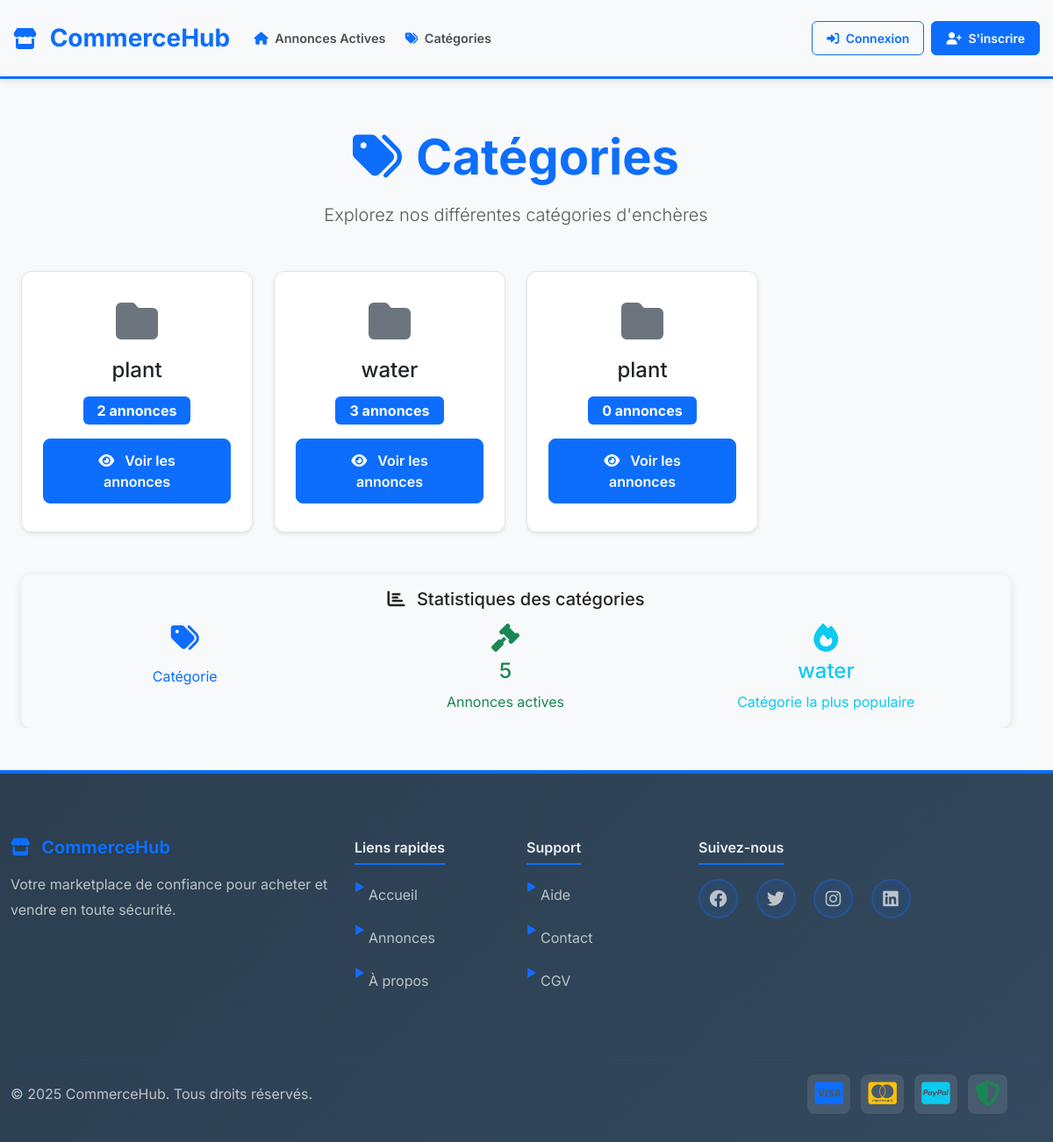
Page /categories/ on the earlier database version.
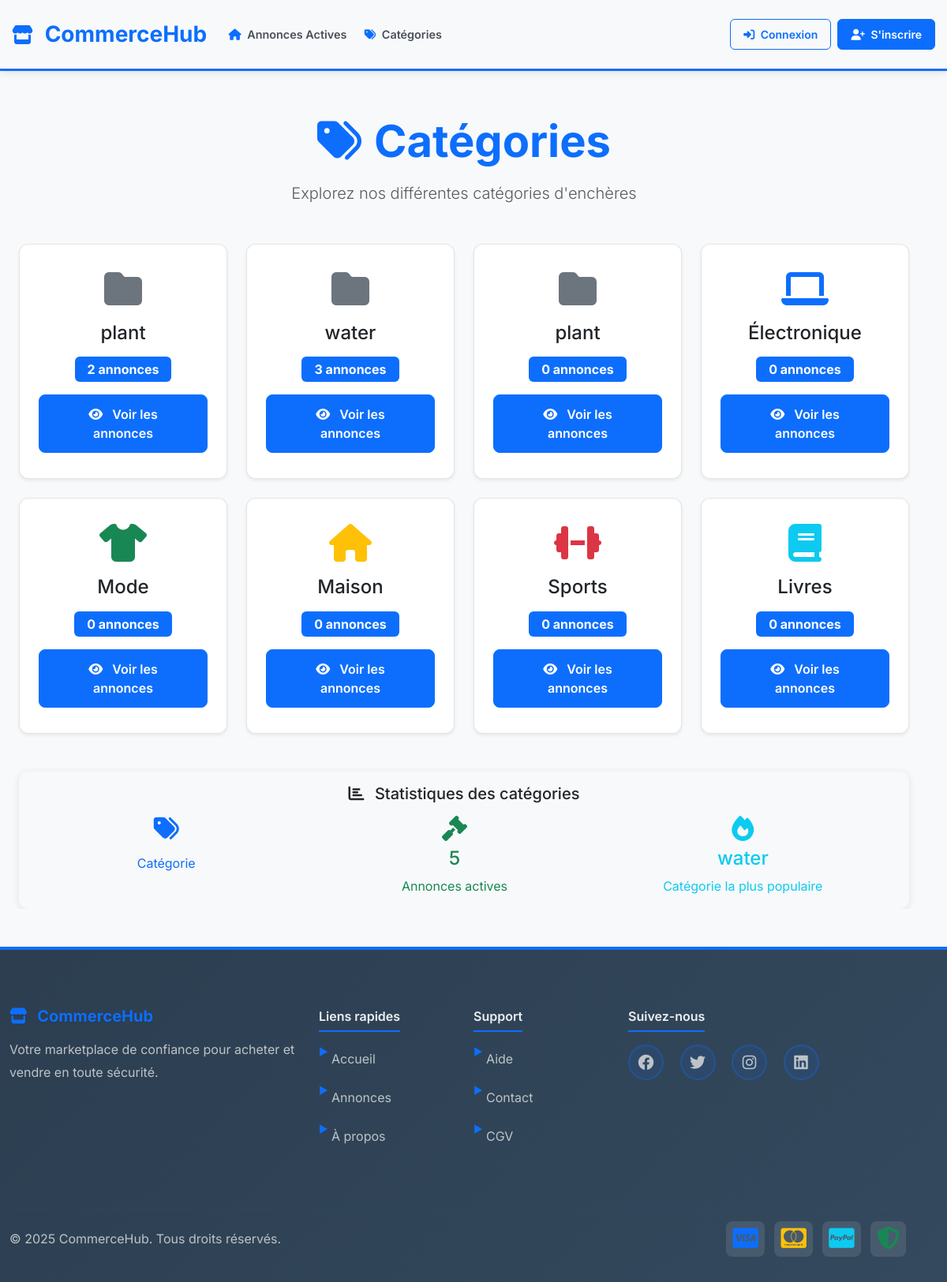
Same page on the later database version.
### auctions/models.py (models this page shows, shortened)
class Category(models.Model):
    categoryName = models.CharField(max_length=50, unique=True)
    class Meta:
        verbose_name_plural = "Categories"

### auctions/views.py (the view)
# urls.py: path("categories/", views.categories_list, name="categories_list"),
def categories_list(request):
    categories = Category.objects.all()
    categories_with_count = []
    total_listings = 0
    max_count = 0
    most_popular_category = None
    for category in categories:
        listing_count = Listing.objects.filter(category=category, isActive=True).count()
        category.listing_count = listing_count
        categories_with_count.append(category)
        total_listings += listing_count
        if listing_count > max_count:
            max_count = listing_count
            most_popular_category = category
    return render(request, "auctions/categories.html", {
        "categories": categories_with_count,
        "total_listings": total_listings,
        "most_popular_category": most_popular_category
    })

### auctions/templates/auctions/categories.html (shortened to what this page needs)
{% extends "auctions/layout.html" %}
{% block body %}
<div class="container mt-4">
    <div class="row mb-4">
        <div class="col-12">
            <div class="text-center mb-4">
                <h1 class="display-4 fw-bold text-primary mb-3">
                    <i class="fas fa-tags me-3"></i>Catégories
                </h1>
                <p class="lead text-muted">
                    Explorez nos différentes catégories d'enchères
                </p>
            </div>
        </div>
    </div>
    {% if categories %}
        <div class="row g-4">
            {% for category in categories %}
                <div class="col-12 col-sm-6 col-md-4 col-lg-3">
                    <div class="card h-100 shadow-sm category-card">
                        <div class="card-body d-flex flex-column text-center">
                            <div class="mb-3">
                                {% if category.categoryName == "Électronique" %}
                                    <i class="fas fa-laptop text-primary" style="font-size: 3rem;"></i>
                                {% elif category.categoryName == "Mode" %}
                                    <i class="fas fa-tshirt text-success" style="font-size: 3rem;"></i>
                                {% elif category.categoryName == "Maison" %}
                                    <i class="fas fa-home text-warning" style="font-size: 3rem;"></i>
                                {% elif category.categoryName == "Sports" %}
                                    <i class="fas fa-dumbbell text-danger" style="font-size: 3rem;"></i>
                                {% elif category.categoryName == "Livres" %}
                                    <i class="fas fa-book text-info" style="font-size: 3rem;"></i>
                                {% else %}
                                    <i class="fas fa-folder text-secondary" style="font-size: 3rem;"></i>
                                {% endif %}
                            </div>
                            <h4 class="card-title mb-3">{{ category.categoryName }}</h4>
                            <div class="mb-3">
                                <span class="badge bg-primary fs-6 px-3 py-2">
                                    {{ category.listing_count }} annonce{{ category.listing_count|pluralize }}
                                </span>
                            </div>
                            <div class="mt-auto">
                                <a href="{% url 'category_listings' categoryName=category.categoryName %}"
                                   class="btn btn-primary w-100">
                                    <i class="fas fa-eye me-2"></i>
                                    Voir les annonces
                                </a>
                            </div>
                        </div>
                    </div>
                </div>
            {% endfor %}
        </div>
        <div class="row mt-5">
            <div class="col-12">
                <div class="card bg-light">
                    <div class="card-body text-center">
                        <h5 class="card-title">
                            <i class="fas fa-chart-bar me-2"></i>
                            Statistiques des catégories
                        </h5>
                        <div class="row mt-3">
                            <div class="col-md-4">
                                <div class="text-primary">
                                    <i class="fas fa-tags fa-2x mb-2"></i>
                                    <p class="mb-0">Catégorie{{ categories.count|pluralize }}</p>
                                </div>
                            </div>
                            <div class="col-md-4">
                                <div class="text-success">
                                    <i class="fas fa-gavel fa-2x mb-2"></i>
                                    <h4>{{ total_listings }}</h4>
                                    <p class="mb-0">Annonce{{ total_listings|pluralize }} active{{ total_listings|pluralize }}</p>
                                </div>
                            </div>
                            <div class="col-md-4">
                                <div class="text-info">
                                    <i class="fas fa-fire fa-2x mb-2"></i>
                                    <h4>{{ most_popular_category.categoryName|default:"N/A" }}</h4>
                                    <p class="mb-0">Catégorie la plus populaire</p>
                                </div>
                            </div>
                        </div>
                    </div>
                </div>
            </div>
        </div>
    {% endif %}
</div>
{% endblock %}

### auctions/templates/auctions/layout.html (shortened to what this page needs)
{% load static %}
<!DOCTYPE html>
<html lang="fr">
    <head>
        <link href="https://cdn.jsdelivr.net/npm/bootstrap@5.3.2/dist/css/bootstrap.min.css" rel="stylesheet">
        <link rel="stylesheet" href="https://cdnjs.cloudflare.com/ajax/libs/font-awesome/6.4.0/css/all.min.css">
        <link href="{% static 'auctions/styles_new.css' %}" rel="stylesheet">
    </head>
    <body>
        <header class="custom-header">
            <nav class="navbar navbar-expand-lg navbar-light bg-light">
                <div class="container">
                    <a class="navbar-brand fw-bold text-primary" href="{% url 'index' %}">
                        <i class="fas fa-store me-2"></i>
                        CommerceHub
                    </a>
                    <div class="collapse navbar-collapse" id="navbarNav">
                        <ul class="navbar-nav me-auto">
                            <li class="nav-item">
                                <a class="nav-link fw-semibold" href="{% url 'index' %}">
                                    <i class="fas fa-home me-1"></i>
                                    Annonces Actives
                                </a>
                            </li>
                            <li class="nav-item">
                                <a class="nav-link fw-semibold" href="{% url 'categories_list' %}">
                                    <i class="fas fa-tags me-1"></i>
                                    Catégories
                                </a>
                            </li>
                        </ul>
                        <div class="d-flex align-items-center">
                            {% if user.is_authenticated %}
                                <span class="me-3 text-muted">
                                    <i class="fas fa-user-circle me-1"></i>
                                    Bonjour, <strong class="text-primary">{{ user.username }}</strong>
                                </span>
                                {% if user.is_staff %}
                                    <a href="/admin/" class="btn btn-warning btn-sm me-2" target="_blank">
                                        <i class="fas fa-cog me-1"></i>
                                        Administration
                                    </a>
                                {% endif %}
                                <a href="{% url 'logout' %}" class="btn btn-outline-danger btn-sm">
                                    <i class="fas fa-sign-out-alt me-1"></i>
                                    Déconnexion
                                </a>
                            {% else %}
                                <a href="{% url 'login' %}" class="btn btn-outline-primary btn-sm me-2">
                                    <i class="fas fa-sign-in-alt me-1"></i>
                                    Connexion
                                </a>
                                <a href="{% url 'register' %}" class="btn btn-primary btn-sm">
                                    <i class="fas fa-user-plus me-1"></i>
                                    S'inscrire
                                </a>
                            {% endif %}
                        </div>
                    </div>
                </div>
            </nav>
        </header>
        <main class="main-content">
            <div class="container">
                {% block body %}
                {% endblock %}
            </div>
        </main>
        <footer class="footer mt-5">
            <div class="container">
                <div class="row py-4">
                    <div class="col-md-4 mb-3">
                        <h5 class="text-primary">
                            <i class="fas fa-store me-2"></i>
                            CommerceHub
                        </h5>
                        <p class="text-muted mb-0">
                            Votre marketplace de confiance pour acheter et vendre en toute sécurité.
                        </p>
                    </div>
                    <div class="col-md-2 mb-3">
                        <h6>Liens rapides</h6>
                        <ul class="list-unstyled">
                            <li><a href="{% url 'index' %}" class="text-muted">Accueil</a></li>
                            <li><a href="{% url 'all_listings' %}" class="text-muted">Annonces</a></li>
                            <li><a href="#" class="text-muted">À propos</a></li>
                        </ul>
                    </div>
                    <div class="col-md-2 mb-3">
                        <h6>Support</h6>
                        <ul class="list-unstyled">
                            <li><a href="#" class="text-muted">Aide</a></li>
                            <li><a href="#" class="text-muted">Contact</a></li>
                            <li><a href="#" class="text-muted">CGV</a></li>
                        </ul>
                    </div>
                    <div class="col-md-4 mb-3">
                        <h6>Suivez-nous</h6>
                        <div class="social-links">
                            <a href="#" class="text-muted me-3">
                                <i class="fab fa-facebook fa-lg"></i>
                            </a>
                            <a href="#" class="text-muted me-3">
                                <i class="fab fa-twitter fa-lg"></i>
                            </a>
                            <a href="#" class="text-muted me-3">
                                <i class="fab fa-instagram fa-lg"></i>
                            </a>
                            <a href="#" class="text-muted">
                                <i class="fab fa-linkedin fa-lg"></i>
                            </a>
                        </div>
                    </div>
                </div>
                <hr class="my-3">
                <div class="row align-items-center">
                    <div class="col-md-6">
                        <p class="text-muted mb-0">
                            &copy; 2025 CommerceHub. Tous droits réservés.
                        </p>
                    </div>
                    <div class="col-md-6 text-end">
                        <div class="payment-methods">
                            <i class="fab fa-cc-visa text-primary me-2"></i>
                            <i class="fab fa-cc-mastercard text-warning me-2"></i>
                            <i class="fab fa-cc-paypal text-info me-2"></i>
                            <i class="fas fa-shield-alt text-success"></i>
                        </div>
                    </div>
                </div>
            </div>
        </footer>
    </body>
</html>

### auctions/static/auctions/styles_new.css (style rules this page uses)
* { margin: 0; padding: 0; box-sizing: border-box; }
* { max-width: 100%; }
.container, .container-fluid { overflow-x: hidden; }
.navbar, .navbar-nav, .nav-item { overflow-x: visible; }
body { font-family: 'Inter', -apple-system, BlinkMacSystemFont, 'Segoe UI', Roboto, sans-serif; line-height: 1.6; color: #495057; background-color: #f8f9fa; overflow-x: hidden; width: 100%; }
html { overflow-x: hidden; width: 100%; }
.custom-header { position: sticky; top: 0; z-index: 1030; box-shadow: 0 2px 10px rgba(0,0,0,0.1); background-color: white; width: 100%; overflow-x: hidden; }
.custom-header .navbar { min-height: 80px; padding: 1rem 0; background-color: #f8f9fa !important; border-bottom: 3px solid #0d6efd; width: 100%; }
.custom-header .container { max-width: 100%; padding: 0 15px; }
.custom-header .navbar-brand { font-size: 1.75rem; font-weight: 700; color: #0d6efd !important; text-decoration: none; transition: all 0.3s ease; }
.custom-header .navbar-brand i { color: #0d6efd; font-size: 1.5rem; margin-right: 0.5rem; }
.custom-header .nav-link { color: #495057 !important; font-weight: 600; padding: 0.75rem 0.6rem !important; border-radius: 8px; transition: all 0.3s ease; font-size: 0.9rem; margin: 0 0.1rem; white-space: nowrap; overflow: hidden; text-overflow: ellipsis; max-width: none; }
.custom-header .nav-link i { color: #0d6efd; margin-right: 0.5rem; }
.custom-header .btn { font-weight: 600; padding: 0.5rem 1rem; border-radius: 6px; transition: all 0.3s ease; }
.custom-header .btn-primary { background-color: #0d6efd; border-color: #0d6efd; color: white; }
.custom-header .btn-outline-primary { color: #0d6efd; border-color: #0d6efd; }
.custom-header .text-primary { color: #0d6efd !important; }
main { padding-top: 2rem; min-height: calc(100vh - 200px); }
.container { max-width: 1200px; }
.card { border: none; border-radius: 12px; box-shadow: 0 2px 10px rgba(0,0,0,0.1); transition: all 0.3s ease; overflow: hidden; }
.btn { font-weight: 600; padding: 0.75rem 1.5rem; border-radius: 8px; transition: all 0.3s ease; }
.btn-primary { background-color: #0d6efd; border-color: #0d6efd; }
.footer { background: linear-gradient(135deg, #2c3e50 0%, #34495e 100%); border-top: 4px solid #0d6efd; margin-top: auto; padding: 3rem 0 2rem 0; color: white; }
.footer h5 { color: #0d6efd; font-weight: 700; margin-bottom: 1rem; text-shadow: 0 1px 2px rgba(0,0,0,0.1); }
.footer h6 { color: #ecf0f1; font-weight: 600; margin-bottom: 1rem; border-bottom: 2px solid #0d6efd; padding-bottom: 0.5rem; display: inline-block; }
.footer .text-muted { color: #bdc3c7 !important; line-height: 1.8; }
.footer a { color: #ecf0f1; text-decoration: none; transition: all 0.3s ease; padding: 0.25rem 0; display: inline-block; }
.footer .list-unstyled li { margin-bottom: 0.75rem; padding-left: 1rem; position: relative; }
.footer .list-unstyled li::before { content: "▶"; position: absolute; left: 0; color: #0d6efd; font-size: 0.8rem; }
.social-links a { display: inline-flex; align-items: center; justify-content: center; width: 45px; height: 45px; background: rgba(13, 110, 253, 0.1); border: 2px solid rgba(13, 110, 253, 0.3); border-radius: 50%; margin-right: 0.75rem; margin-bottom: 0.5rem; transition: all 0.3s ease; }
.footer hr { border-color: rgba(13, 110, 253, 0.3); margin: 2rem 0 1.5rem 0; }
.payment-methods i { font-size: 1.8rem; margin-right: 1rem; transition: all 0.3s ease; padding: 0.5rem; border-radius: 8px; background: rgba(255, 255, 255, 0.1); }
.footer .container { position: relative; }
.footer::before { content: ""; position: absolute; top: 0; left: 0; right: 0; height: 1px; background: linear-gradient(90deg, transparent, #0d6efd, transparent); }

### auctions/templates/auctions/categories.html (style rules this page uses)
.category-card { transition: transform 0.2s ease-in-out, box-shadow 0.2s ease-in-out; border: 1px solid rgba(0,0,0,0.1); cursor: pointer; }
.category-card .card-body { padding: 2rem 1.5rem; }
.category-card i { transition: transform 0.3s ease; }

Differences in the rows shown:
added Category: categoryName "Électronique", listing_count "0"
added Category: categoryName "Mode", listing_count "0"
added Category: categoryName "Maison", listing_count "0"
added Category: categoryName "Sports", listing_count "0"
added Category: categoryName "Livres", listing_count "0"
